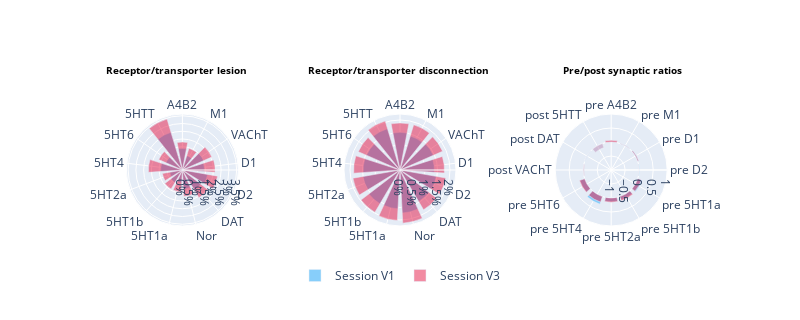

The notebook cell saved with this chart:
### Code cell
#| label: fig4cell
from Dash_client import DashNeuroTmapClient
import plotly.io as pio
pio.renderers.default = "plotly_mimetype"

client = DashNeuroTmapClient(dash_url="https://stroke-dashboard.onrender.com")
client.create_advanced_interface('V1', 'all', 'V3', 'all')

### Figure 1 — Plotly figure (JSON) as saved in the notebook; plotly's stock layout.template omitted (floating-point values rounded to 4 significant figures)
{"data": [{"hovertemplate": "<b>%{theta}</b><br>%{r:.2f}%<extra></extra>", "legendgroup": "Session V1", "marker": {"color": ["lightskyblue", "lightskyblue", "lightskyblue", "lightskyblue", "lightskyblue", "lightskyblue", "lightskyblue", "lightskyblue", "lightskyblue", "lightskyblue", "lightskyblue", "lightskyblue", "lightskyblue"]}, "name": "Session V1", "r": [1.39, 0.9559, 1.501, 1.42, 1.652, 1.499, 1.232, 0.8278, 0.9386, 0.8236, 1.4, 1.163, 2.54], "showlegend": true, "subplot": "polar", "theta": ["A4B2", "M1", "VAChT", "D1", "D2", "DAT", "Nor", "5HT1a", "5HT1b", "5HT2a", "5HT4", "5HT6", "5HTT"], "type": "barpolar", "width": 0.7854}, {"base": 0, "hovertemplate": "<b>%{theta}</b><br>%{r:.2f}%<extra></extra>", "legendgroup": "Session V3", "marker": {"color": ["hsla(347, 80%, 50%, 0.5)", "hsla(347, 80%, 50%, 0.5)", "hsla(347, 80%, 50%, 0.5)", "hsla(347, 80%, 50%, 0.5)", "hsla(347, 80%, 50%, 0.5)", "hsla(347, 80%, 50%, 0.5)", "hsla(347, 80%, 50%, 0.5)", "hsla(347, 80%, 50%, 0.5)", "hsla(347, 80%, 50%, 0.5)", "hsla(347, 80%, 50%, 0.5)", "hsla(347, 80%, 50%, 0.5)", "hsla(347, 80%, 50%, 0.5)", "hsla(347, 80%, 50%, 0.5)"]}, "name": "Session V3", "r": [1.807, 1.462, 2.072, 2.116, 2.304, 2.08, 1.702, 1.419, 1.429, 1.311, 2.196, 1.667, 3.433], "showlegend": true, "subplot": "polar", "theta": ["A4B2", "M1", "VAChT", "D1", "D2", "DAT", "Nor", "5HT1a", "5HT1b", "5HT2a", "5HT4", "5HT6", "5HTT"], "type": "barpolar", "width": 0.7854}, {"hovertemplate": "<b>%{theta}</b><br>%{r:.2f}%<extra></extra>", "legendgroup": "Session V1", "marker": {"color": ["lightskyblue", "lightskyblue", "lightskyblue", "lightskyblue", "lightskyblue", "lightskyblue", "lightskyblue", "lightskyblue", "lightskyblue", "lightskyblue", "lightskyblue", "lightskyblue", "lightskyblue"]}, "name": "Session V1", "r": [1.506, 1.418, 1.455, 1.375, 1.474, 1.463, 1.722, 1.554, 1.571, 1.503, 1.475, 1.464, 1.726], "showlegend": false, "subplot": "polar2", "theta": ["A4B2", "M1", "VAChT", "D1", "D2", "DAT", "Nor", "5HT1a", "5HT1b", "5HT2a", "5HT4", "5HT6", "5HTT"], "type": "barpolar", "width": 0.7854}, {"base": 0, "hovertemplate": "<b>%{theta}</b><br>%{r:.2f}%<extra></extra>", "legendgroup": "Session V3", "marker": {"color": ["hsla(347, 80%, 50%, 0.5)", "hsla(347, 80%, 50%, 0.5)", "hsla(347, 80%, 50%, 0.5)", "hsla(347, 80%, 50%, 0.5)", "hsla(347, 80%, 50%, 0.5)", "hsla(347, 80%, 50%, 0.5)", "hsla(347, 80%, 50%, 0.5)", "hsla(347, 80%, 50%, 0.5)", "hsla(347, 80%, 50%, 0.5)", "hsla(347, 80%, 50%, 0.5)", "hsla(347, 80%, 50%, 0.5)", "hsla(347, 80%, 50%, 0.5)", "hsla(347, 80%, 50%, 0.5)"]}, "name": "Session V3", "r": [1.88, 1.889, 1.861, 1.78, 1.857, 1.847, 2.128, 2.026, 1.969, 1.909, 1.856, 1.822, 2.046], "showlegend": false, "subplot": "polar2", "theta": ["A4B2", "M1", "VAChT", "D1", "D2", "DAT", "Nor", "5HT1a", "5HT1b", "5HT2a", "5HT4", "5HT6", "5HTT"], "type": "barpolar", "width": 0.7854}, {"hovertemplate": "<b>%{theta}</b><br>%{r:.2f}<extra></extra>", "legendgroup": "Session V1", "marker": {"color": ["lightskyblue", "lightskyblue", "lightskyblue", "lightskyblue", "lightskyblue", "lightskyblue", "lightskyblue", "lightskyblue", "lightskyblue", "rgba(135, 206, 250, 0.3)", "rgba(135, 206, 250, 0.3)", "rgba(135, 206, 250, 0.3)"]}, "name": "Session V1", "r": [0.005904, 0.008791, 0.03535, 0.01606, 0.1608, 0.121, 0.132, 0.284, 0.1763, -0.0009862, -0.02177, -0.1576], "showlegend": false, "subplot": "polar3", "theta": ["pre A4B2", "pre M1", "pre D1", "pre D2", "pre 5HT1a", "pre 5HT1b", "pre 5HT2a", "pre 5HT4", "pre 5HT6", "post VAChT", "post DAT", "post 5HTT"], "type": "barpolar", "width": 0.7854}, {"base": 0, "hovertemplate": "<b>%{theta}</b><br>%{r:.2f}<extra></extra>", "legendgroup": "Session V3", "marker": {"color": ["hsla(347, 80%, 50%, 0.5)", "hsla(347, 80%, 50%, 0.5)", "hsla(347, 80%, 50%, 0.5)", "hsla(347, 80%, 50%, 0.2)", "hsla(347, 80%, 50%, 0.5)", "hsla(347, 80%, 50%, 0.5)", "hsla(347, 80%, 50%, 0.5)", "hsla(347, 80%, 50%, 0.5)", "hsla(347, 80%, 50%, 0.5)", "hsla(347, 80%, 50%, 0.2)", "hsla(347, 80%, 50%, 0.2)", "hsla(347, 80%, 50%, 0.2)"]}, "name": "Session V3", "r": [0.06263, 0.009552, 0.03208, -0.01174, 0.1366, 0.1581, 0.1508, 0.2069, 0.1947, -0.03297, -0.005834, -0.1561], "showlegend": false, "subplot": "polar3", "theta": ["pre A4B2", "pre M1", "pre D1", "pre D2", "pre 5HT1a", "pre 5HT1b", "pre 5HT2a", "pre 5HT4", "pre 5HT6", "post VAChT", "post DAT", "post 5HTT"], "type": "barpolar", "width": 0.7854}], "layout": {"annotations": [{"font": {"color": "black", "size": 10}, "showarrow": false, "text": "<b>Receptor/transporter lesion</b>", "x": 0.15, "xanchor": "center", "xref": "paper", "y": 1.15, "yanchor": "bottom", "yref": "paper"}, {"font": {"color": "black", "size": 10}, "showarrow": false, "text": "<b>Receptor/transporter disconnection </b>", "x": 0.5, "xanchor": "center", "xref": "paper", "y": 1.15, "yanchor": "bottom", "yref": "paper"}, {"font": {"color": "black", "size": 10}, "showarrow": false, "text": "<b>Pre/post synaptic ratios </b>", "x": 0.85, "xanchor": "center", "xref": "paper", "y": 1.15, "yanchor": "bottom", "yref": "paper"}], "height": 320, "hovermode": "closest", "legend": {"orientation": "h", "x": 0.5, "xanchor": "center", "y": -0.15, "yanchor": "top"}, "polar": {"angularaxis": {"direction": "clockwise", "rotation": 90}, "bargap": 0.1, "domain": {"x": [0, 0.32], "y": [0.1, 0.9]}, "radialaxis": {"ticksuffix": "%"}}, "polar2": {"angularaxis": {"direction": "clockwise", "rotation": 90}, "bargap": 0.1, "domain": {"x": [0.34, 0.66], "y": [0.1, 0.9]}, "radialaxis": {"ticksuffix": "%"}}, "polar3": {"angularaxis": {"direction": "clockwise", "rotation": 90}, "bargap": 0.1, "domain": {"x": [0.66, 1], "y": [0.1, 0.9]}, "radialaxis": {"range": [-1, 1]}}, "showlegend": true, "width": 800}}
